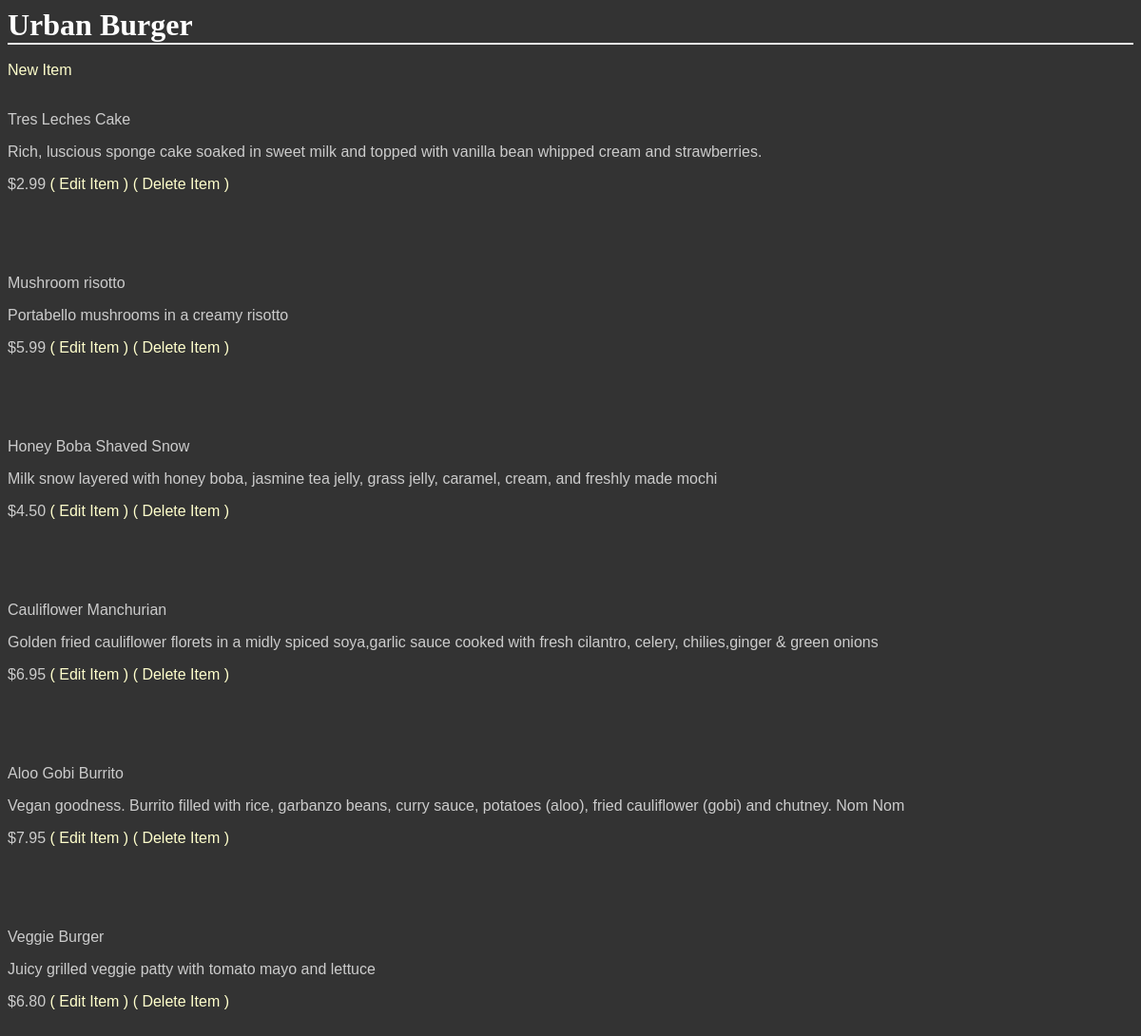
The page /GetShopItems/4/ on the database its author committed.
### database_setup.py (models this page shows, shortened)
class Shop(Base):
    __tablename__ = 'shop'
    id = Column(Integer, primary_key=True)
    name = Column(String(250), nullable=False)
    owner = Column(String(50), nullable=False)
    profile_pic = Column(String(200))
    avatar_pic = Column(String(200))
    description = Column(String(250))
    cat_id = Column(Integer, ForeignKey('shop_category.id'))
    category = relationship(ShopCategory)

class Items(Base):
    __tablename__ = 'items'
    name = Column(String(80), nullable=False)
    id = Column(Integer, primary_key=True)
    short_description = Column(String(250))
    description = Column(String(500))
    quantity = Column(Integer, nullable=False)
    image = Column(String(20))
    price = Column(String(8))
    shop_id = Column(Integer, ForeignKey('shop.id'))
    shop = relationship(Shop, cascade="all, delete-orphan", single_parent=True)
    cat_id = Column(Integer, ForeignKey('sub_category.id'))
    SubCategory = relationship(SubCategory)

### project.py (the view)
@app.route('/GetShopItems/<int:shop_id>/')
def get_shop_items(shop_id):
    shop = session.query(Shop).filter_by(id=shop_id).one()
    items = session.query(Items).filter_by(shop_id=shop_id)
    return render_template('menu.html', shop=shop, items=items)

### templates/menu.html (shortened to what this page needs)
<html>
<head>
    <link rel="stylesheet" type="text/css" href="{{url_for('static', filename='style.css')}}">
</head>
<body>
<h1>
    {{ shop.name }}
</h1>
<br>
<a href="{{url_for('new_shop_item', shop_id=shop.id)}}">New Item</a>
{% for item in items %}
<br>
<br>
<p>{{ item.name }}</p>
<p>{{ item.description}}</p>
<p>{{ item.price }}
<a href="{{url_for('edit_shop_item', shop_id=shop.id, item_id=item.id)}}">( Edit Item )</a>
<a href="{{url_for('delete_shop_item', shop_id=shop.id, item_id=item.id)}}">( Delete Item )</a>
</p>
<br>
{% endfor %}
</body>
</html>

### static/style.css (style rules this page uses)
body { font-family: sans-serif; background-image: url('img3.jpg'); background-color: #333333 }
h1, h2, h3, h4 { color: #FFFFFF; }
h1, h2 { font-family: 'Georgia', serif; margin: 0; }
h1 { border-bottom: 2px solid #eee; }
p, dd, dt { color: #CCCCCC; }
a { text-decoration: none; color: #FFFFCC; }

### rows shown on the page
Shop: name "Urban Burger"
Items: name "Tres Leches Cake", description "Rich, luscious sponge cake soaked in sweet milk and topped with vanilla bean whipped cream and strawberries.", price "$2.99"
Items: name "Mushroom risotto", description "Portabello mushrooms in a creamy risotto", price "$5.99"
Items: name "Honey Boba Shaved Snow", description "Milk snow layered with honey boba, jasmine tea jelly, grass jelly, caramel, cream, and freshly made mochi", price "$4.50"
Items: name "Cauliflower Manchurian", description "Golden fried cauliflower florets in a midly spiced soya,garlic sauce cooked with fresh cilantro, celery, chilies,ginger & green onions", price "$6.95"
Items: name "Aloo Gobi Burrito", description "Vegan goodness. Burrito filled with rice, garbanzo beans, curry sauce, potatoes (aloo), fried cauliflower (gobi) and chutney. Nom Nom", price "$7.95"
Items: name "Veggie Burger", description "Juicy grilled veggie patty with tomato mayo and lettuce", price "$6.80"
